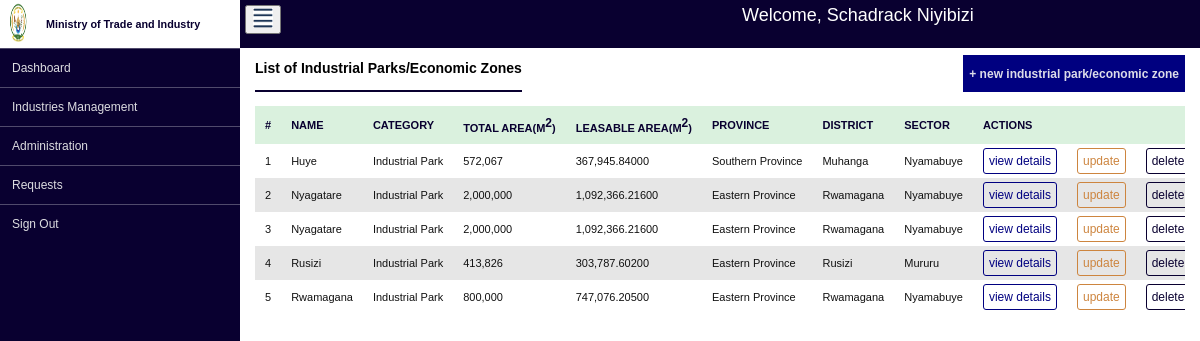
The app's page /industry/ (signed in) with its own data.
### system_management/models.py (models this page shows, shortened)
class User(AbstractUser):
    USER_CATEGORIES = (
        ("MINICOM STAFF", "MINICOM STAFF"),
        ("COMPANY", "COMPANY"),
        ("VISITOR", "VISITOR"),
    )
    first_name = models.CharField(max_length=250, null=False, blank=False)
    username = None
    change_password_required = models.BooleanField(default=False)
    user_category = models.CharField(max_length=20, choices=USER_CATEGORIES, null=False, blank=False)
    email = models.EmailField(unique=True, max_length=250)
    USERNAME_FIELD = 'email'
    REQUIRED_FIELDS = ["first_name", "last_name"]
    class Meta(AbstractUser.Meta):
        swappable = 'AUTH_USER_MODEL'
        db_table = 'Users'

### industry/models.py (models this page shows, shortened)
class IndustryEconomicZone(models.Model):
    CATEGORIES = (
        ("Special Economic Zone", "Special Economic Zone"),
        ("Industrial Park", "Industrial Park"),
        ("Light Industrial Zone", "Light Industrial Zone"),
        ("Industrial Zone", "Industrial Zone"),
    )
    name = models.CharField(max_length=150, null=False, blank=False)
    category = models.CharField(max_length=60, null=False, blank=False, choices=CATEGORIES)
    total_land_size = models.DecimalField(decimal_places=5, max_digits=13, null=False, blank=False)
    leasable_land = models.DecimalField(decimal_places=5, max_digits=13, null=False, blank=False)
    province = models.CharField(max_length=60, null=False, blank=False)
    district = models.CharField(max_length=60, null=False, blank=False)
    sector = models.CharField(max_length=60, null=False, blank=False)
    recorded_date = models.DateTimeField(auto_now_add=True)
    class Meta:
        db_table = "IndustryEconomicZones"

### industry/views.py (the view, shortened to what this page needs)
# urls.py: path("", industrial_parks_list, name="parks-list"),
@login_required(login_url="system_management:login", redirect_field_name="redirect_to")
def industrial_parks_list(request):
    industrial_parks = IndustryEconomicZone.objects.all().order_by("category", "name")
    context = {
        "industrial_parks": industrial_parks
    }
    return render(request, "industry/industrial_parks_list.html", context)

### templates/industry/industrial_parks_list.html (shortened to what this page needs)
{% extends 'base_layout.html' %}
{% load humanize %}
{% block main_data_load %}
    <div id="car_title_header_and_new_btn">
        <p id="car_title_header_and_new_btn_p">List of Industrial Parks/Economic Zones</p>
        <button id="car_title_header_and_new_btn_button">+ new industrial park/economic zone</button>
    </div>
    <div id="car_body_data">
        <div id="car_table_data" class="table-data">
            <table>
                <thead>
                    <th>#</th>
                    <th>NAME</th>
                    <th>CATEGORY</th>
                    <th>TOTAL AREA(M<sup>2</sup>)</th>
                    <th>LEASABLE AREA(M<sup>2</sup>)</th>
                    <th>PROVINCE</th>
                    <th>DISTRICT</th>
                    <th>SECTOR</th>
                    <th colspan="3">ACTIONS</th>
                </thead>
                <tbody>
                    {% for industrial_park in industrial_parks %}
                        <tr>
                            <td>{{ forloop.counter }}</td>
                            <td>{{industrial_park.name|title}}</td>
                            <td>{{industrial_park.category|title}}</td>
                            <td>
                                {% with value=industrial_park.total_land_size|floatformat:5 %}
                                    {{ value|floatformat:5|intcomma|cut:".00000" }}
                                {% endwith %}
                            </td>
                            <td>
                                {% with value=industrial_park.leasable_land|floatformat:5 %}
                                    {{ value|floatformat:5|intcomma|cut:".00000" }}
                                {% endwith %}
                            </td>
                            <td>{{ industrial_park.province|title}}</td>
                            <td>{{ industrial_park.district|title}}</td>
                            <td>{{ industrial_park.sector|title}}</td>
                            <td><a href="{% url 'industry:park-details' industrial_park.id %}" class="view_button">view details</a></td>
                            <td><a href="" class="update_button">update</a></td>
                            <td><a href="" class="delete_button">delete</a></td>
                        </tr>
                    {% endfor %}
                </tbody>
            </table>
        </div>
    </div>
{% endblock %}

### templates/base_layout.html (shortened to what this page needs)
<!DOCTYPE html>
{% load static %}
<html lang="en">
  <head>
    <link rel="stylesheet" type="text/css" href="{% static 'css/main.css' %}"/>
  </head>
  <body>
    <div id="aside_navigation">
		<div id="sfjourney_aside_logo">
			<img src="{% static 'images/minicom_logo.png' %}" id="aside_logo" class="aside-header-data"/>
			<p class="aside-header-data">Ministry of Trade and Industry</p>
		</div>
		<div id="aside_navigations">
			<a href="">Dashboard</a>
			<button onclick="toggleAssetRegistrySection()">Industries management</button>
			<button onclick="toggleUsersManagementAssetSection()">Administration</button>
			<a href="">Requests</a>
			<a href="{% url 'system_management:logout' %}">Sign out</a>
		</div>
	</div>
	<div id="main_load">
		<div id="main_load_header">
			<button onclick="toggleNavigations()"><img src="{% static 'images/icon.png' %}" width="20" height="20"/></button>
			<p>Welcome, {{ request.user.first_name|capfirst }} {{ request.user.last_name|lower|capfirst }}</p>
		</div>
		<div id="main_load_data">
			{% block main_data_load %}
            {% endblock %}
		</div>
	</div>
  </body>
</html>

### static_files/css/main.css (style rules this page uses)
:root { --aside_bg: #222831; --aside_fg: rgba(244,244,244, 0.9); --aside_fg_hover_a: #111; --aside_bg_hover_a: #fff; --aside_border_color: rgba(244, 244, 244, 0.3); --main_bg: #e8e8e8; --main_fg: black; --main_header_bg: white; --scroll_bar_color: #888; --aside-navigation-span-bg: #55f; --navy_car: #000080; --peru_car: #cd853f; --darkGreen: #0a290a; --darkBlue: #090030; --darkRed:rgb(116, 24, 4); --table_tr_background_color: rgb(230, 230, 230); --table_header_background_color: #DAF1DE; }
* { box-sizing: border-box; font-family:Verdana, Geneva, Tahoma, sans-serif; font-size: 12px; }
table tr { cursor: pointer; }
table th, table td { white-space: nowrap; }
body { margin: 0px; padding: 0px; }
#aside_navigation { float: left; width: 20%; height: 100vh; background-color: var(--darkBlue); color: var(--aside_fg); margin: 0px; padding: 0px; position: fixed; top: 0px; left: 0px; }
#main_load { float: right; width: 80%; height: 100vh; background-color: white; color: var(--main_fg); margin: 0px; padding: 0px; }
#main_load_header { width: 100%; height: 6%; background-color: var(--darkBlue); margin:0px; margin-top: 0px; padding: 5px; position: fixed; text-align: center; z-index: 100; top: 0px; right: 0px; left: 20%; color: var(--aside_bg_hover_a); font-family: 'Times New Roman', Times, serif; }
#main_load_header button { float: left; }
#main_load_header p { text-align: center; font-size: 18px; margin-top: 0px; }
#main_load_data { width: 100%; height: 94%; background-color: var(--aside_bg_hover_a); padding: 5px 15px; }
#sfjourney_aside_logo { width: 100%; height: 6%; font-size: 12px; padding: 0px; margin: 0px; margin-top: 0px; background-color: var(--aside_bg_hover_a); display: flex; align-items: center; justify-content: left; }
.aside-header-data { float: left; }
#sfjourney_aside_logo img { width: 15%; height: 100%; }
#sfjourney_aside_logo p { width: 78%; color: var(--darkBlue); font-size: 0.9rem; padding-left: 10px; font-weight: bold; }
#aside_navigations { width: 100%; height: 94%; }
#aside_navigations a { width: 100%; padding: 12px; display: block; font-size: 12px; border-top: 1px solid var(--aside_border_color); text-decoration: none; font-family: inherit; color: var(--aside_fg); font-weight: normal; text-transform: capitalize; }
#aside_navigations button { width: 100%; padding: 12px; display: block; border: none; font-size: 12px; border-top: 1px solid var(--aside_border_color); text-decoration: none; font-family: inherit; color: var(--aside_fg); font-weight: normal; text-align: left; text-transform: capitalize; background-color: var(--darkBlueHover); outline: none; }
#car_title_header_and_new_btn { height: 5%; margin-top: 50px; }
#car_title_header_and_new_btn p { float: left; padding-top: 5px; font-size: 14px; width: auto; height: 100%; margin-top: 0px; font-weight: bold; border-bottom: 2px double var(--darkBlue); }
#car_title_header_and_new_btn button { float: right; width: auto; height: 100%; background-color: var(--navy_car); border: none; color: var(--aside_fg); font-weight: bold; font-size: 12px; border-radius: 0px; outline: none; margin-top: 0px; }
#car_table_data { height: 100%; width: 100%; overflow: auto; display: block; }
.table-data { width: 100%; height: auto; }
.table-data thead th { background-color: var(--table_header_background_color); color: var(--darkBlue); font-size: 10px; text-align: left; }
.table-data th,.table-data td, .table-data table { text-align: center; border-collapse: collapse; }
.table-data table th, .table-data table td { padding: 10px; font-size: 11px; white-space: nowrap; text-align: left; }
.table-data table tr { background-color: var(--aside_bg_hover_a); color: var(--aside_fg_hover_a); }
.table-data table tr:nth-child(even) { background-color: var(--table_tr_background_color); }
.table-data table tr .view_button { border: 1px solid var(--navy_car); background-color: inherit; color: var(--navy_car); }
.table-data table tr button, .table-data table tr a { border: none; border-radius: 3px; padding: 5px; outline: none; color: var(--aside_fg); font-weight: normal; text-decoration: none; font-family: Arial, Helvetica, sans-serif; font-size: 12px; }
.table-data table tr .update_button { background-color:inherit; border: 1px solid var(--peru_car); color: var(--peru_car); }
.table-data table tr .delete_button { background-color: inherit; border: 1px solid var(--darkBlue); color: var(--darkBlue); }

### records on screen
User: user.first_name "Schadrack", user.last_name "Niyibizi"
IndustryEconomicZone: name "Huye", category "Industrial Park", total_land_size "572,067", value "367,945.84000", province "Southern Province", district "Muhanga", sector "Nyamabuye"
IndustryEconomicZone: name "Nyagatare", category "Industrial Park", total_land_size "2,000,000", value "1,092,366.21600", province "Eastern Province", district "Rwamagana", sector "Nyamabuye"
IndustryEconomicZone: name "Nyagatare", category "Industrial Park", total_land_size "2,000,000", value "1,092,366.21600", province "Eastern Province", district "Rwamagana", sector "Nyamabuye"
IndustryEconomicZone: name "Rusizi", category "Industrial Park", total_land_size "413,826", value "303,787.60200", province "Eastern Province", district "Rusizi", sector "Mururu"
IndustryEconomicZone: name "Rwamagana", category "Industrial Park", total_land_size "800,000", value "747,076.20500", province "Eastern Province", district "Rwamagana", sector "Nyamabuye"
